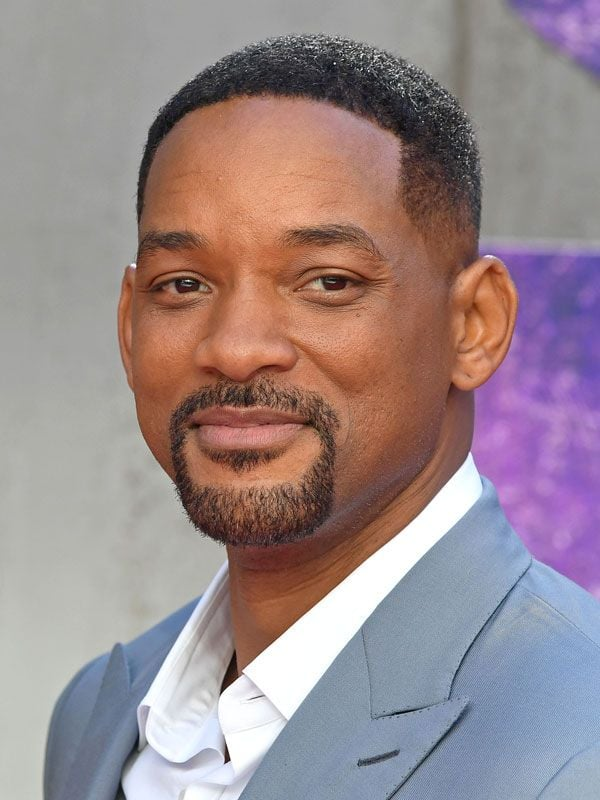
#> input picture train.jpg, 600 x 800 px
$ python inicio.py
#> lines starting #> are read from the running program, lines starting #| are printed output that depends on the picture
### ProcesarFoto.py
from PIL import Image
import numpy as np

#Cargar y convertir imagen en datos
def cargar_foto(url, ancho, alto):
    foto = Image.open(url).convert('L')   # Convertimos a escala de grises
    foto = foto.resize((ancho, alto))           # Redimensionar
    foto_arreglo = np.asarray(foto, dtype=np.float32) / 255.0  # Normalizazamos
    return foto_arreglo.flatten().tolist()

### RedNeuronalArtificial.py
# RedNeuronalArtificial.py
import numpy as np
from FuncionesActivacion import sigmoide, lineal, relu, tanh
from FuncionesActivacion import derivada_sigmoide, derivada_relu, derivada_tanh, derivada_lineal

class Neurona:
    def __init__(self,funcion_activacion):
        self.entradas = []  # [(origen: Neurona, peso: float)]
        self.salida = 0.0
        self.backpropagation = 0.0  # para backpropagation
        self.funcion_activacion = funcion_activacion
        self.sesgo = np.random.randn()
        self.activacion, self.derivada = self._get_funciones()

    def agregar_entrada(self, neurona, peso):
        self.entradas.append([neurona, peso])

    def _get_funciones(self):
        #Selecciona la función de activación que se utilizará.
        if self.funcion_activacion == "sigmoide":
            return sigmoide, derivada_sigmoide
        elif self.funcion_activacion == "relu":
            return relu, derivada_relu
        elif self.funcion_activacion == "lineal":
            return lineal, derivada_lineal
        elif self.funcion_activacion == "tanh":
            return tanh, derivada_tanh
        raise ValueError("Función de activación no soportada")

    def activar_neurona(self):
        total = sum(neurona.salida * peso for neurona, peso in self.entradas)
        total += self.sesgo
        self.salida = self.activacion(total) # salida segun la funcion de activacion dada


class Capa:
    def __init__(self, tamanio,funcion_activacion):
        self.neuronas = [Neurona(funcion_activacion) for _ in range(tamanio)]

    def conexion(self, capa_anterior):
        for neurona in self.neuronas:
            for prev_neuron in capa_anterior.neuronas:
                neurona.agregar_entrada(prev_neuron, np.random.randn() * 0.1)

class RedNeuronalArtificial:
    def __init__(self, tamanio_inicial, capas_ocultas, tamanio_salida, funcion_activacion):

        #creamos las capas
        #capa de entrada
        self.capa_entrada = Capa(tamanio_inicial,funcion_activacion)

        #capas ocultas
        self.capas_ocultas = []
        capa_anterior = self.capa_entrada
        for tamanio_oculta in capas_ocultas:
            #creamos las capas ocultas segun la lista
            nueva_capa_oculta = Capa(tamanio_oculta, funcion_activacion)

            #la conectamos con la ultima capa
            nueva_capa_oculta.conexion(capa_anterior)
            self.capas_ocultas.append(nueva_capa_oculta)
            capa_anterior = nueva_capa_oculta

        #capa de salida
        self.capa_salida = Capa(tamanio_salida, funcion_activacion)

        #conectamos con la ultima capa(si hay capa oculta la conectara con la ultima oculta, si no hay ninguna
        #conectara la salida directamente con la entrada)
        self.capa_salida.conexion(capa_anterior)


    def propagacion(self, valores_entrada):
        # Asignar entradas directamente
        for i, valor in enumerate(valores_entrada):
            self.capa_entrada.neuronas[i].salida = valor

        # Propagar hacia adelante
        for capa in self.capas_ocultas:
            for neurona in capa.neuronas:
                neurona.activar_neurona()

        for neurona in self.capa_salida.neuronas:
            neurona.activar_neurona()

        return [n.salida for n in self.capa_salida.neuronas]

    # [40 lines left out: functions propagacionAtras, entrenar, not called in this run]

### FuncionesActivacion.py
#Funciones de activacion para una red neuronal
import math

#funcion lineal
# f(x) = x
def lineal(x):
    return x

#sigmoide
# f(x) = 1/(1 + e^-x)
def sigmoide(x):
    return 1 / (1 + math.exp(-x))

#tangente hiperbólica (tanh)
# f(x) = (e^x - e^ - x)/(e^x + e^ - x)
def tanh(x):
    return (math.exp(x) - math.exp(-x)) / (math.exp(x) + math.exp(-x))

#Activación de unidad lineal rectificada (ReLU)
# f(x) = max(0, x)
def relu(x):
    return max(0, x)

#derivadas para la backpropagation
def derivada_sigmoide(y):
    return y * (1 - y)
def derivada_relu(y):
    return 1.0 * (y > 0)
def derivada_tanh(y):
    return 1 - y**2
def derivada_lineal(y):
    return 1

### inicio.py
import ProcesarFoto as pf
from RedNeuronalArtificial import RedNeuronalArtificial

#train persona
#train2 persona
#train3 persona
#train4 diferente
#train5 diferente
#("train.jpg", 1)
#("train2.jpg", 1)
#("train3.jpg", 1)
#("train4.jpg", 0)
#("train5.jpg", 0)


dataset = [
    ("train.jpg", 1),
    ("train3.jpg", 1),
    ("train4.jpg", 0),
    ("train5.jpg", 0)

]

#print(dataset)
escala = 0.1 #escala de 10%
foto_ancho = int(600*escala)
foto_alto = int(800*escala)
tamanio_entrada = foto_ancho*foto_alto
capas_ocultas = [100,50]
tamanio_salida = 1
funcion_activacion = 'sigmoide' #sigmoide, relu,  lineal, tanh
epochs = 1500
tasa_aprendizaje = 0.1

X = [pf.cargar_foto(url, foto_ancho, foto_alto) for url, objetivo in dataset]
#> in cargar_foto, `foto = Image.open(url).convert('L')`:
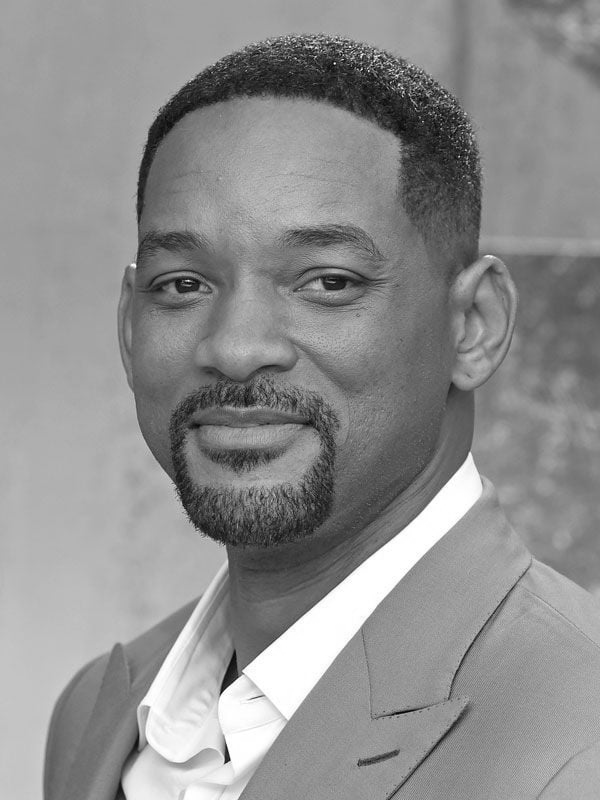
#> foto: PIL image 600x800 L; min 1, max 255, mean 142.7
#> call 2 of cargar_foto, with url = 'train3.jpg', ancho = 60, alto = 80
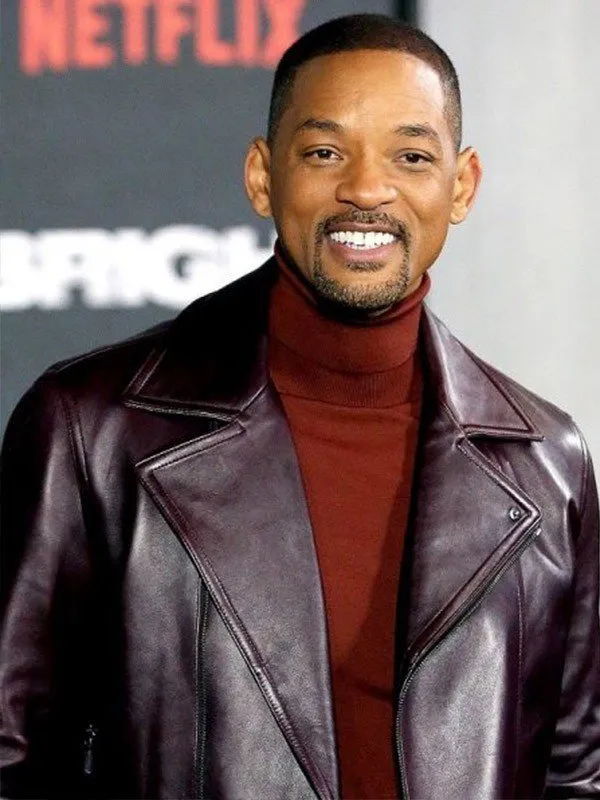
#> input picture train3.jpg, 600 x 800 px
#> call 3 of cargar_foto, with url = 'train4.jpg', ancho = 60, alto = 80
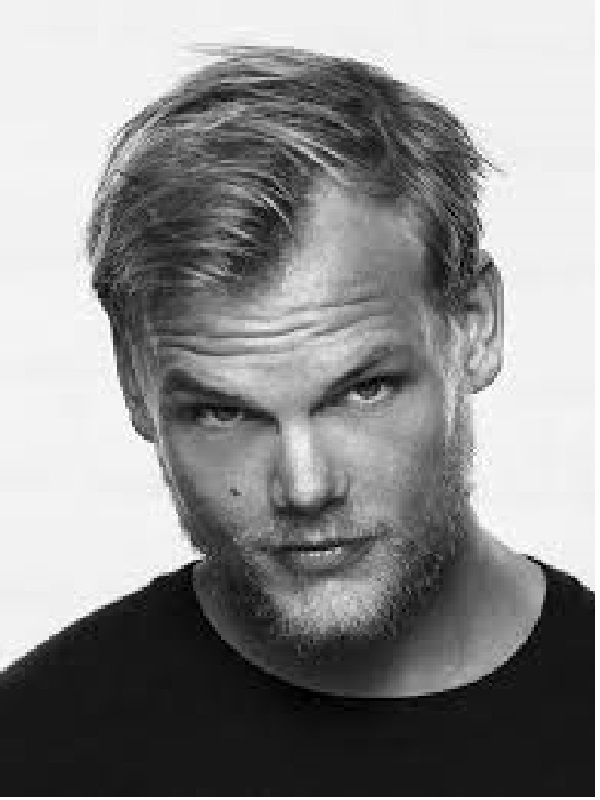
#> input picture train4.jpg, 600 x 800 px
#> call 4 of cargar_foto, with url = 'train5.jpg', ancho = 60, alto = 80
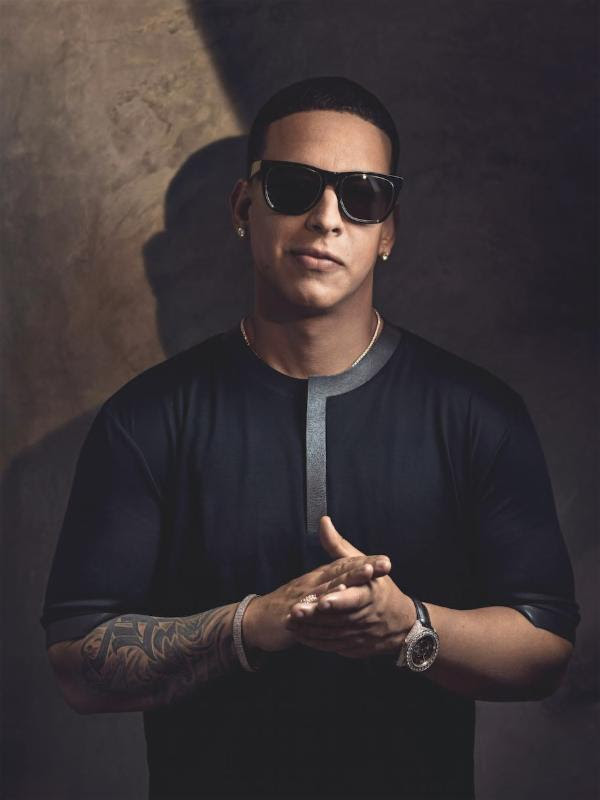
#> input picture train5.jpg, 600 x 800 px
#> X = 4 items

#print(X)

y = [[objetivo] for url, objetivo in dataset]

#print(y)

nn = RedNeuronalArtificial(tamanio_entrada,capas_ocultas,tamanio_salida,funcion_activacion)
nn.entrenar(X, y, epochs, tasa_aprendizaje)

#test1 --> misma persona
#test2 --> diferente persona
#test3 --> misma persona

fotos_prueba = ["test1.jpg",
                "test2.jpg",
                'test3.jpg']

for url in fotos_prueba:
    result = nn.propagacion(pf.cargar_foto(url, foto_ancho, foto_alto))
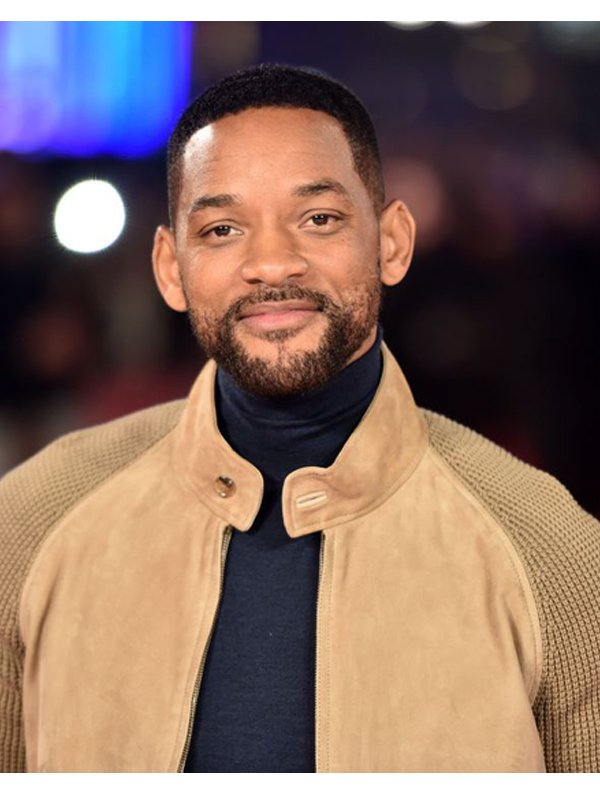
#> input picture test1.jpg, 600 x 800 px
#> in cargar_foto (call 5), `foto = Image.open(url).convert('L')`:
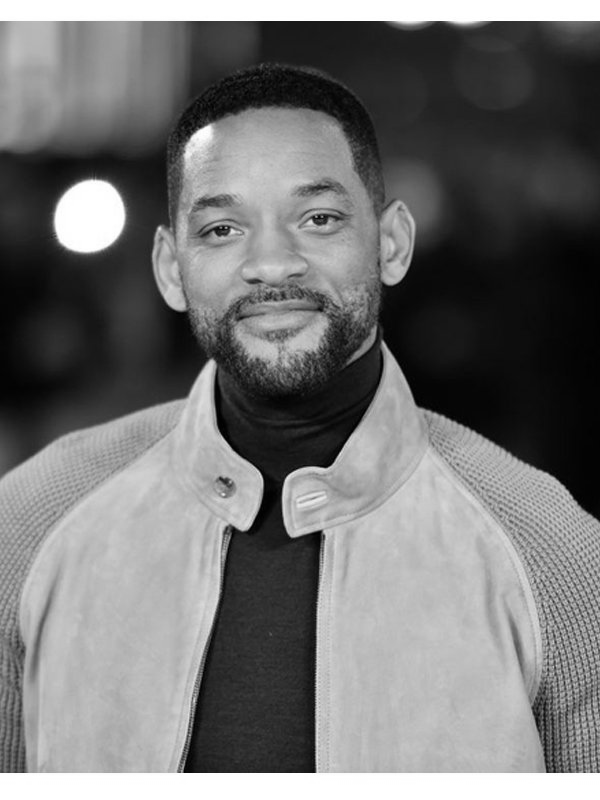
#> foto: PIL image 600x800 L; min 0, max 255, mean 115.9
#> in cargar_foto (call 5), `foto = foto.resize((ancho, alto))`:
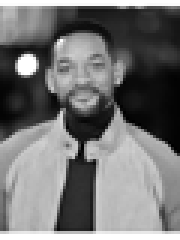
#> foto: PIL image 60x80 L (shown 3 times larger); min 0, max 255, mean 115.9
    pred = "MISMA persona" if result[0] > 0.5 else "DIFERENTE persona"
    print(f"{url} → {pred} ({result[0]*100:.0f}%)")
#> pass 2 of the loop `for url in fotos_prueba:`:
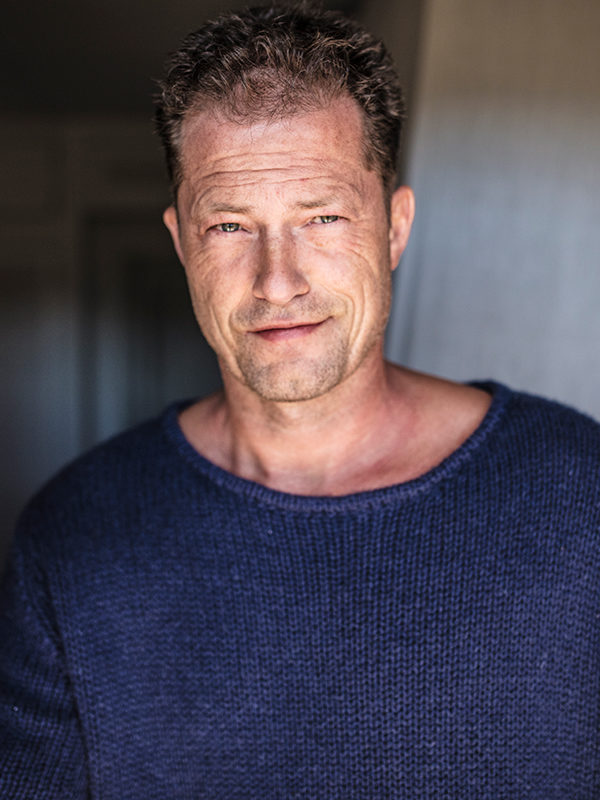
#> input picture test2.jpg, 600 x 800 px
#> in cargar_foto (call 6), `foto = Image.open(url).convert('L')`:
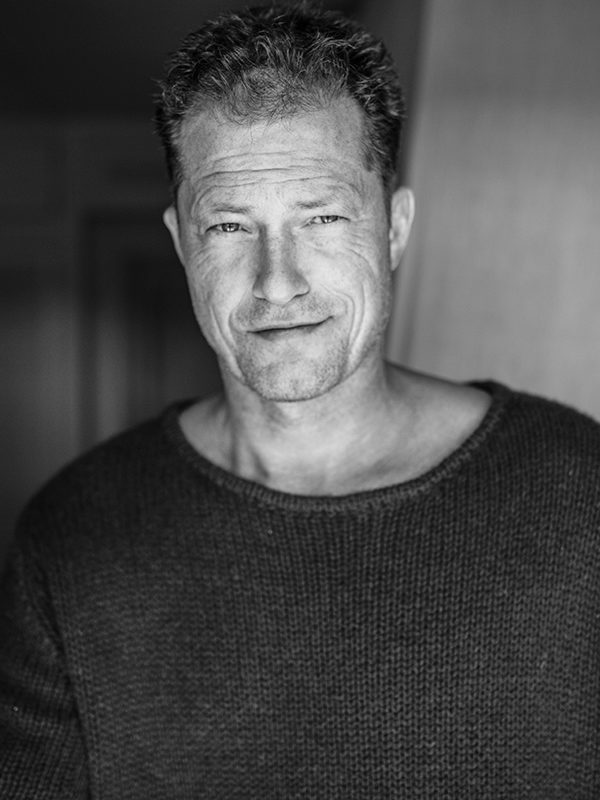
#> foto: PIL image 600x800 L; min 0, max 253, mean 75.4
#> in cargar_foto (call 6), `foto = foto.resize((ancho, alto))`:
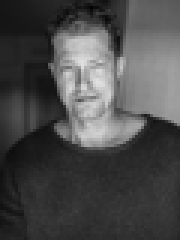
#> foto: PIL image 60x80 L (shown 3 times larger); min 3, max 225, mean 75.4
#> the loop in propagacion (call 2), `for i, valor in enumerate(valores_entrada):` made 4800 passes
#> valor on passes 1 to 3: 0.0863, 0.0902, 0.0941
#> (the run stopped early here; a loop or call above may not have finished)
